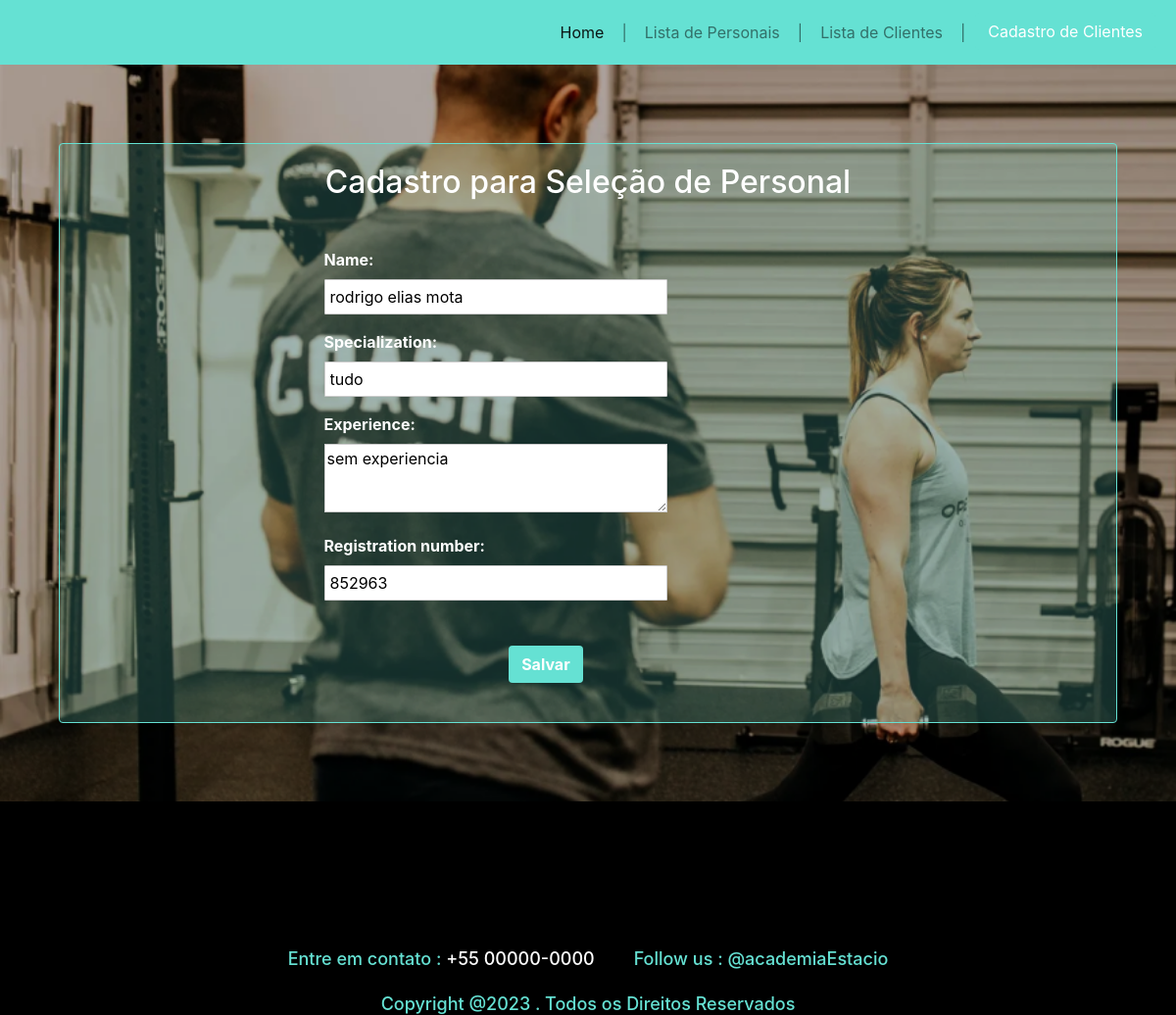
The app's page /update/5/ with its own data.
### academy/models.py (models this page shows, shortened)
class PersonalTrainer(models.Model):
    name = models.CharField(max_length=100)
    specialization = models.CharField(max_length=100)
    experience = models.TextField(null=True, blank=True)
    registration_number = models.IntegerField()

### academy/views.py (the view)
# urls.py: path('update/<int:pk>/', updatePersonalTrainer, name='url_update'),
def updatePersonalTrainer(request, pk):
    data = {}
    personalTrainer = PersonalTrainer.objects.get(pk=pk)
    form = PersonalTrainerForm(request.POST or None, instance=personalTrainer)
    if (form.is_valid()):
        form.save()
        return redirect('list_personal')
    data['form'] = form
    return render(request, 'academy/personal_trainer_form.html', data)

### academy/form.py
class PersonalTrainerForm(ModelForm):
    class Meta:
        model = PersonalTrainer
        fields = ['name', 'specialization',
                  'experience', 'registration_number']

### academy/templates/academy/personal_trainer_form.html (shortened to what this page needs)
{% load static %}
<!DOCTYPE html>
<html lang="pt-BR">
  <head>
    <link
      rel="stylesheet"
      href="https://maxcdn.bootstrapcdn.com/bootstrap/4.5.2/css/bootstrap.min.css"
    />
    <link
      rel="stylesheet"
      type="text/css"
      href="{% static 'css/form_personal.css' %}"
    />
  </head>
  <body>
    <nav class="navbar navbar-expand-lg navbar-light">
      <div class="collapse navbar-collapse" id="navbarNav">
        <ul class="navbar-nav ml-auto">
          <li class="nav-item active">
            <a class="nav-link" href="/">Home</a>
          </li>
          <li class="nav-item">
            <span class="navbar-text">|</span>
          </li>
          <li class="nav-item">
            <a class="nav-link" href="/personal/">Lista de Personais</a>
          </li>
          <li class="nav-item">
            <span class="navbar-text">|</span>
          </li>
          <li class="nav-item">
            <a class="nav-link" href="/customer/">Lista de Clientes</a>
          </li>
          <li class="nav-item">
            <span class="navbar-text">|</span>
          </li>
          <li class="nav-item button-menu">
            <a class="btn" href="/customer_form/">Cadastro de Clientes</a>
          </li>
        </ul>
      </div>
    </nav>
    <section class="form">
      <h2>Cadastro para Seleção de Personal</h2>
      <form method="POST">
        <div class="form-group">{{ form.name.label_tag }} {{ form.name }}</div>
        <div class="form-group">
          {{ form.specialization.label_tag }} {{ form.specialization }}
        </div>
        <div class="form-group">
          {{ form.experience.label_tag }} {{ form.experience }}
        </div>
        <div class="form-group">
          {{ form.registration_number.label_tag }} {{ form.registration_number }}
        </div>
        <button class="btn btn-submit" type="submit">Salvar</button>
      </form>
    </section>
    <footer>
      <div>
        <h3>Entre em contato : <span>+55 00000-0000<span></h3>
        <h3>Follow us : @academiaEstacio</h3>
      </div>
      <h3>Copyright @2023 . Todos os Direitos Reservados</h3>
    </footer>
  </body>
</html>

### academy/static/css/form_personal.css (style rules this page uses)
nav { background-color: #65E1D3; }
body { background-image: url("../images/backgroud_personal.png"); background-repeat: no-repeat; background-size: cover; background-color: black; }
ul li { margin: 5px 5px; }
.button-menu { border-radius: 5px; border: 0; }
.button-menu a { color: white; }
.form { border: 1px solid #65E1D3; border-radius: 4px; width: 90%; margin-left: 5%; margin-top: 80px; padding-top: 20px; display: flex; justify-content: center; flex-direction: column; background-color: rgba(101, 225, 211, 0.2); }
.form h2 { text-align: center; color: #fff; }
.form form { width: 50%; margin-left: 25%; margin-top: 40px; }
label { font-weight: bold; width: 200px; color: white; }
input[type="text"], input[type="number"] { width: 350px; padding: 5px; border: 1px solid #ccc; border-radius: 1px; }
textarea { width: 350px; max-height: 70px; border: 1px solid #ccc; }
.btn { background-color: rgba(101, 225, 211, 1); color: #fff; }
.btn-submit { font-weight: bold; max-width: 300px; margin-left: 35%; margin-top: 30px; margin-bottom: 40px; }
footer { background-color: black; display: flex; justify-content: center; flex-direction:column; align-items: center; height: 200px; margin-top: 80px; padding-top: 150px; }
footer div { display: flex; }
footer div h3 { margin:25px 20px ; }
footer h3 { font-size: 18px; color: rgba(101, 225, 211, 1); }
footer h3 span { color: white; }

### records on screen
PersonalTrainer: name "rodrigo elias mota", specialization "tudo", experience "sem experiencia", registration_number "852963"
